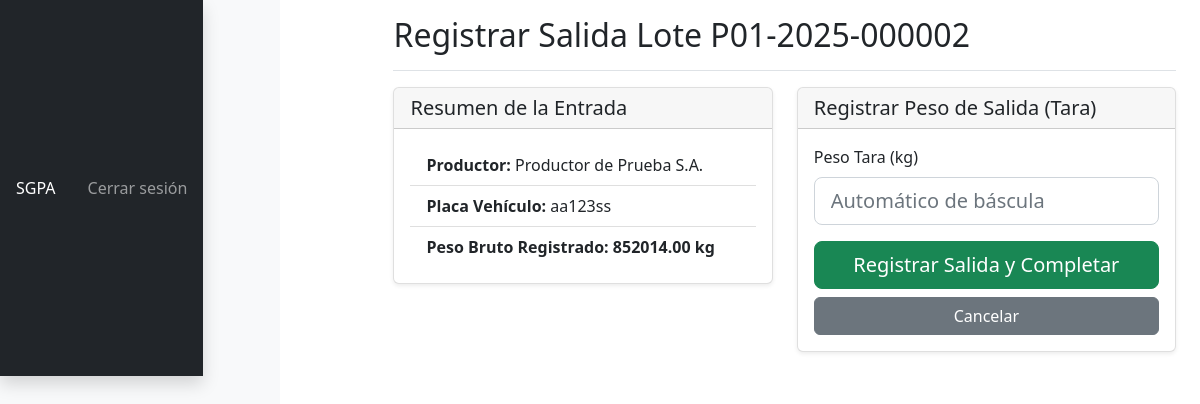
/recepcion/registrar_salida/2 (signed in), run on the app's committed database.
### app/models/operaciones.py (models this page shows, shortened)
class Productor(db.Model):
    id = db.Column(db.Integer, primary_key=True)
    nombre_completo = db.Column(db.String(200), nullable=False)
    cuit = db.Column(db.String(13), unique=True, nullable=False)
    renpa = db.Column(db.String(20))
    telefono = db.Column(db.String(50))
    email = db.Column(db.String(120))
    activo = db.Column(db.Boolean, default=True)

class Vehiculo(db.Model):
    id = db.Column(db.Integer, primary_key=True)
    placa = db.Column(db.String(10), unique=True, nullable=False)

class Carga(db.Model):
    id = db.Column(db.Integer, primary_key=True)
    lote_id = db.Column(db.String(20), unique=True, nullable=False)
    fecha_entrada = db.Column(db.DateTime, default=datetime.utcnow)
    peso_bruto = db.Column(db.Float, nullable=False)
    peso_tara = db.Column(db.Float)
    fecha_salida = db.Column(db.DateTime)
    estado = db.Column(db.String(50), default='Pendiente Salida')
    numero_bascula = db.Column(db.Integer)
    placa_acoplado = db.Column(db.String(10))
    dtv = db.Column(db.String(50))
    humedad = db.Column(db.Float)
    observaciones_romaneo = db.Column(db.Text)
    planta_id = db.Column(db.Integer, db.ForeignKey('planta.id'), nullable=False)
    productor_id = db.Column(db.Integer, db.ForeignKey('productor.id'), nullable=False)
    chofer_id = db.Column(db.Integer, db.ForeignKey('chofer.id'), nullable=False)
    vehiculo_id = db.Column(db.Integer, db.ForeignKey('vehiculo.id'), nullable=False)
    usuario_balancero_id = db.Column(db.Integer, db.ForeignKey('user.id'), nullable=False)
    usuario_salida_id = db.Column(db.Integer, db.ForeignKey('user.id'))
    productor = db.relationship('Productor')
    chofer = db.relationship('Chofer')
    vehiculo = db.relationship('Vehiculo')
    usuario_balancero = db.relationship('User', foreign_keys=[usuario_balancero_id])
    usuario_salida = db.relationship('User', foreign_keys=[usuario_salida_id])
    proceso_desmotado = db.relationship('ProcesoDesmotado', backref='carga', uselist=False)

### app/routes/recepcion.py (the view, shortened to what this page needs)
@bp.route('/registrar_salida/<int:carga_id>', methods=['GET', 'POST'])
@login_required
@roles_accepted('Balancero', 'Administrativo', 'AdminPlanta', 'CasaCentral')
def registrar_salida(carga_id):
    carga = Carga.query.get_or_404(carga_id)
    if carga.fecha_salida:
        flash('Esta carga ya tiene registrada una salida.', 'warning')
        return redirect(url_for('recepcion.listar_cargas'))
    form = CargaSalidaForm(carga=carga)
    return render_template('recepcion/form_salida.html', title=f'Registrar Salida Lote {carga.lote_id}', form=form, carga=carga)

### app/forms.py (shortened to what this page needs)
class CargaSalidaForm(FlaskForm):
    peso_tara = FloatField('Peso Tara (kg)', validators=[DataRequired(message="El peso tara es obligatorio.")])
    submit = SubmitField('Registrar Salida y Completar')
    def __init__(self, carga, *args, **kwargs):
        super(CargaSalidaForm, self).__init__(*args, **kwargs)
        self.carga = carga

### templates/recepcion/form_salida.html (shortened to what this page needs)
{% extends "base.html" %}
{% from "_form_helpers.html" import render_field %}
{% block content %}
<div class="d-flex justify-content-between flex-wrap flex-md-nowrap align-items-center pt-3 pb-2 mb-3 border-bottom">
    <h1 class="h2">{{ title }}</h1>
</div>
<div class="row">
    <div class="col-lg-6">
        <div class="card shadow-sm mb-4">
            <div class="card-header"><h5 class="mb-0">Resumen de la Entrada</h5></div>
            <div class="card-body">
                <ul class="list-group list-group-flush">
                    <li class="list-group-item"><strong>Productor:</strong> {{ carga.productor.nombre_completo }}</li>
                    <li class="list-group-item"><strong>Placa Vehículo:</strong> {{ carga.vehiculo.placa }}</li>
                    <li class="list-group-item"><strong>Peso Bruto Registrado:</strong> <span class="fw-bold">{{ "%.2f"|format(carga.peso_bruto) }} kg</span></li>
                </ul>
            </div>
        </div>
    </div>
    <div class="col-lg-6">
        <div class="card shadow-sm mb-4">
            <div class="card-header"><h5 class="mb-0">Registrar Peso de Salida (Tara)</h5></div>
            <div class="card-body">
                <form method="POST" novalidate>
                    {{ render_field(form.peso_tara, class="form-control form-control-lg", placeholder="Automático de báscula") }}
                    <div class="d-grid gap-2 mt-3">
                        {{ form.submit(class="btn btn-success btn-lg") }}
                        <a href="{{ url_for('recepcion.listar_cargas') }}" class="btn btn-secondary">Cancelar</a>
                    </div>
                </form>
            </div>
        </div>
    </div>
</div>
{% endblock %}

### app/static/css/styles.css (style rules this page uses)
body { min-height: 100vh; min-height: -webkit-fill-available; display: flex; }
.card { border: 1px solid rgba(0,0,0,.125); box-shadow: 0 0.125rem 0.25rem rgba(0,0,0,.075); }

### data on the page
Productor: productor.nombre_completo "Productor de Prueba S.A."
Vehiculo: vehiculo.placa "aa123ss"
Carga: peso_bruto "852014.00"

### other printed values
{{ title }} "Registrar Salida Lote P01-2025-000002"
{{ field.label(class="form-label") }} "Peso Tara (kg)"
